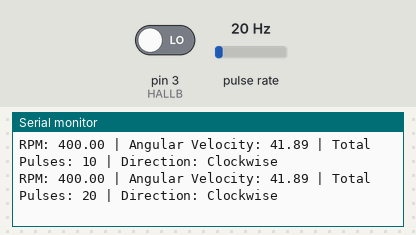
This sketch was run on a simulated Arduino Uno, built with avr-gcc and run on an emulated ATmega328P. Shown: the last lines printed to the serial monitor. Wiring (inferred from the names in the program): pulse sensor: data pin 2. The test bench sets the inputs (shaded band); at power-on: pin 3 (HALLB) LOW, pulse rate 20 Hz.

Above: at 1.2 s.
1.3 s: pin 3 (HALLB) driven HIGH
At 1.81 s:
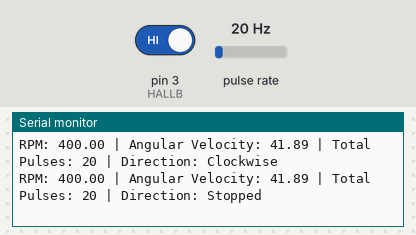
3.5 s: pulse rate (sensor on pin 2) set to 4 Hz
At 3.9 s:
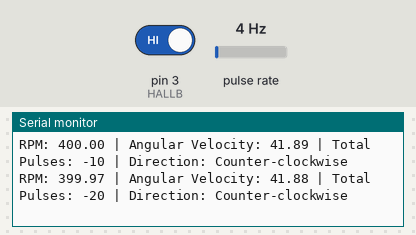
5.0 s: pulse rate (sensor on pin 2) set to 50 Hz
At 5.4 s:
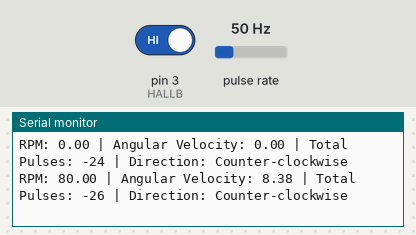
6.5 s: pin 3 (HALLB) driven LOW
At 6.9 s:
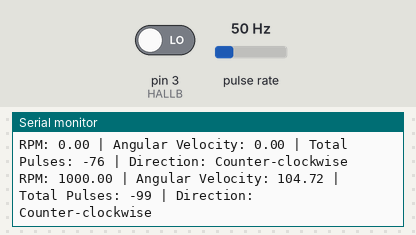
Timing chart, 0 to 9.0 s (numbered marks = the images above; inputs shaded):
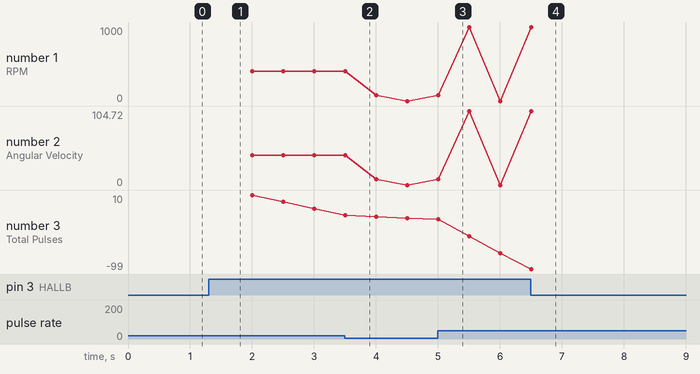

The sketch:

Encoder.ino
```cpp
enum Pins { HALLA = 2, HALLB };


volatile long pulse_count = 0;
volatile unsigned long last_pulse_time = 0;
volatile float rpm_real_time = 0;
volatile float angular_velocity_real_time = 0;


const int pulses_per_revolution = 3;         // Pulsos por volta
const unsigned long print_interval = 500000; // 0.5s
const unsigned long rpm_timeout = 300000;    // 0.3s


void setup() {
  pinMode(HALLA, INPUT);
  pinMode(HALLB, INPUT);


  // Interrupção no HALLA
  attachInterrupt(digitalPinToInterrupt(HALLA), counter, RISING);


  Serial.begin(9600);
}


void loop() {
  static unsigned long last_print_time = 0;
  static long last_pulse_count = 0;


  unsigned long now_us = micros();


  // Se passou do tempo sem pulso, considera motor parado
  if (now_us - last_pulse_time > rpm_timeout) {
    rpm_real_time = angular_velocity_real_time = 0;
  }


  // Mostra informações a cada intervalo
  if (now_us - last_print_time >= print_interval) {
    noInterrupts();
    long current_pulse_count = pulse_count;
    float current_rpm = rpm_real_time, current_angular_velocity = angular_velocity_real_time;
    interrupts();


    Serial.print("RPM: ");
    Serial.print(current_rpm);
    Serial.print(" | Angular Velocity: ");
    Serial.print(current_angular_velocity);
    Serial.print(" | Total Pulses: ");
    Serial.print(current_pulse_count);
    Serial.print(" | Direction: ");


    if (current_pulse_count > last_pulse_count) {
      Serial.println("Clockwise");
    } else if (current_pulse_count < last_pulse_count) {
      Serial.println("Counter-clockwise");
    } else {
      Serial.println("Stopped");
    }


    last_pulse_count = current_pulse_count;
    last_print_time = now_us;
  }
}


void counter() {
  unsigned long now_us = micros();
  unsigned long between_pulses_time = now_us - last_pulse_time;
  last_pulse_time = now_us;


  // Direção: depende do estado de HALLB
  if (digitalRead(HALLB) == LOW) {
    pulse_count++;
  } else {
    pulse_count--;
  }


  // Calcula RPM e velocidade angular (proteção contra divisões inválidas)
  if (between_pulses_time > 0) {
    rpm_real_time = (60.0e6) / (between_pulses_time * pulses_per_revolution);
    angular_velocity_real_time = (2.0 * PI * 1e6) / (pulses_per_revolution * between_pulses_time);
  }
}
```

Measured:
- after the input at 1.3 s, the serial monitor: prints a new line after 0.20 s (image 1)
- after the input at 6.5 s, the serial monitor: prints a new line at once (image 4)
- plotted number 3: -10 → -24 after the input at 3.5 s, -24 → -76 after the input at 5.0 s, -76 → -99 after the input at 6.5 s
